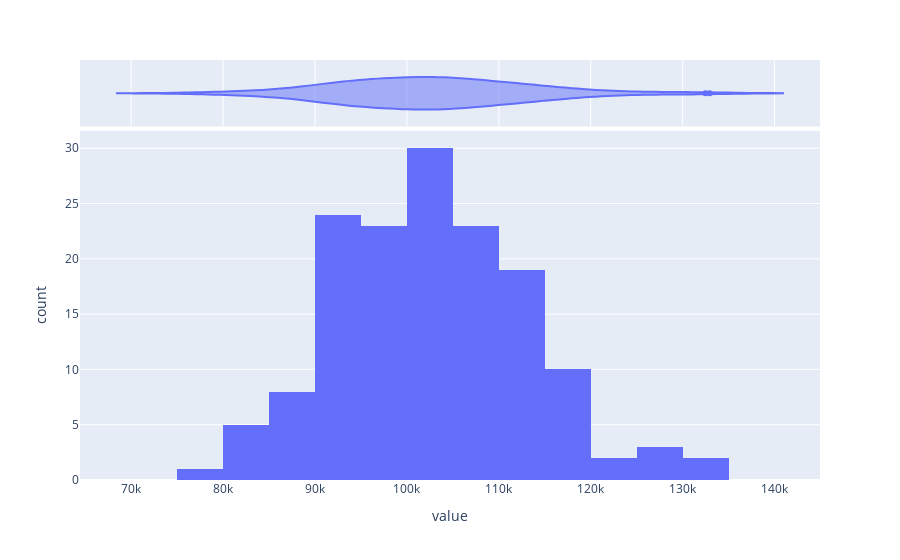

Notebook code for this chart:
### Code cell
# This second plot shows the distribution of any variable/parameter
analyzer.plot_dist(name='vTotalWealth', col_names=['scenario', 'time'], filter={'time':5}, inline_plot=True)

### Figure 1 — Plotly figure (JSON) as saved in the notebook; plotly's stock layout.template omitted (floating-point values rounded to 4 significant figures; data arrays with more than 128 entries replaced by an {"elided": "..."} marker saying what was removed)
{"data": [{"alignmentgroup": "True", "bingroup": "x", "hovertemplate": "value=%{x}<br>count=%{y}<extra></extra>", "legendgroup": "", "marker": {"color": "#636efa", "pattern": {"shape": ""}}, "name": "", "offsetgroup": "", "orientation": "v", "showlegend": false, "type": "histogram", "x": {"elided": "150 float values"}, "xaxis": "x", "yaxis": "y"}, {"alignmentgroup": "True", "hovertemplate": "value=%{x}<extra></extra>", "legendgroup": "", "marker": {"color": "#636efa"}, "name": "", "offsetgroup": "", "scalegroup": "x", "showlegend": false, "type": "violin", "x": {"elided": "150 float values"}, "xaxis": "x2", "yaxis": "y2"}], "layout": {"barmode": "relative", "legend": {"tracegroupgap": 0}, "margin": {"t": 60}, "xaxis": {"anchor": "y", "domain": [0, 1], "title": {"text": "value"}}, "xaxis2": {"anchor": "y2", "domain": [0, 1], "matches": "x", "showgrid": true, "showticklabels": false}, "yaxis": {"anchor": "x", "domain": [0, 0.8316], "title": {"text": "count"}}, "yaxis2": {"anchor": "x2", "domain": [0.8416, 1], "matches": "y2", "showgrid": false, "showline": false, "showticklabels": false, "ticks": ""}}}
